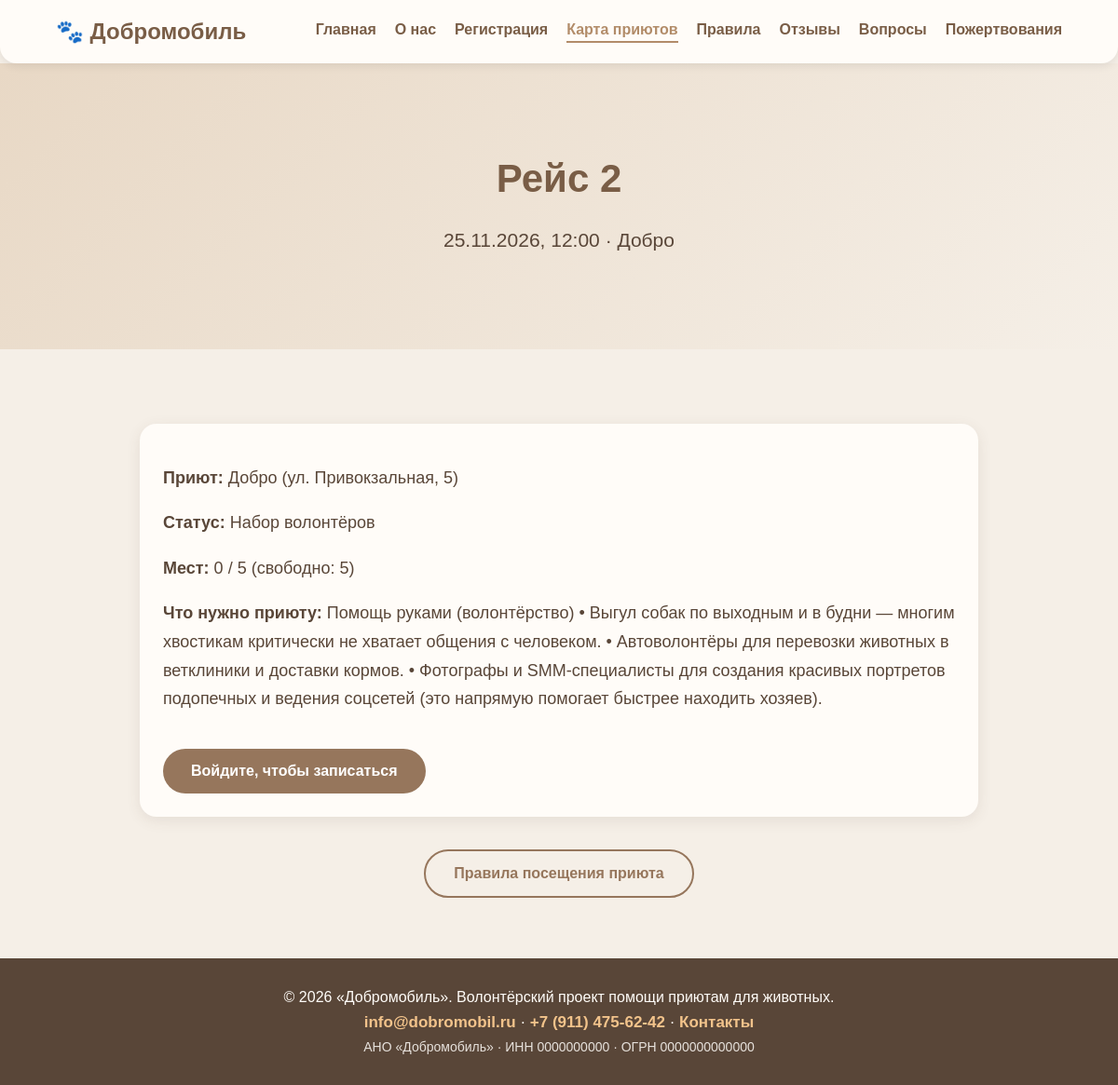
The app's page /trip/1/, older data.
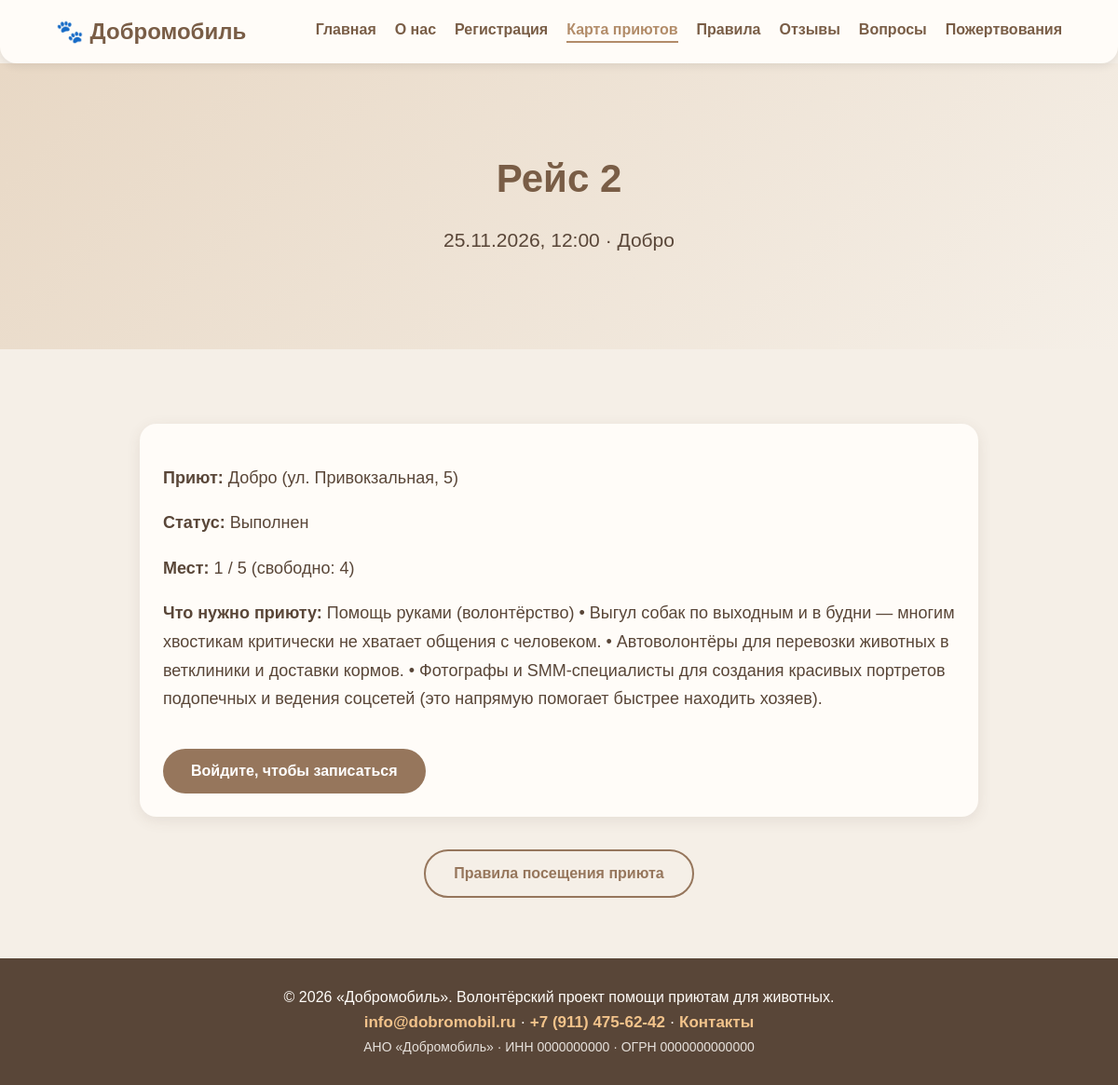
The same page, newer data.
### core/models.py (models this page shows, shortened)
class Trip(models.Model):
    STATUS_PLANNED = 'planned'
    STATUS_OPEN = 'open'
    STATUS_FULL = 'full'
    STATUS_DONE = 'done'
    STATUS_CANCELLED = 'cancelled'
    STATUS_CHOICES = [
        (STATUS_PLANNED, 'Запланирован'),
        (STATUS_OPEN, 'Набор волонтёров'),
        (STATUS_FULL, 'Набран'),
        (STATUS_DONE, 'Выполнен'),
        (STATUS_CANCELLED, 'Отменён'),
    ]
    direction = models.ForeignKey(
        Direction, on_delete=models.CASCADE, related_name='trips', verbose_name='Направление'
    )
    shelter = models.ForeignKey(
        Shelter, on_delete=models.CASCADE, related_name='trips', verbose_name='Приют'
    )
    title = models.CharField('Название рейса', max_length=200)
    date = models.DateTimeField('Дата и время')
    seats_total = models.PositiveIntegerField('Всего мест', default=5)
    status = models.CharField('Статус', max_length=20, choices=STATUS_CHOICES, default=STATUS_OPEN)
    description = models.TextField('Описание', blank=True)
    created_at = models.DateTimeField('Создан', auto_now_add=True)
    class Meta:
        verbose_name = 'Рейс'
        verbose_name_plural = 'Рейсы'
        ordering = ['date']
    def seats_taken(self):
        return self.enrollments.count()
    def seats_left(self):
        return max(0, self.seats_total - self.seats_taken())

class Shelter(models.Model):
    direction = models.ForeignKey(
        Direction, on_delete=models.CASCADE, related_name='shelters', verbose_name='Направление'
    )
    organizer = models.ForeignKey(
        User, on_delete=models.SET_NULL, null=True, blank=True,
        related_name='shelters', verbose_name='Организатор'
    )
    name = models.CharField('Название', max_length=200)
    address = models.CharField('Адрес', max_length=300, blank=True)
    lat = models.FloatField('Широта', null=True, blank=True)
    lng = models.FloatField('Долгота', null=True, blank=True)
    description = models.TextField('Описание', blank=True)
    needs = models.TextField('Потребности', blank=True)
    contact = models.CharField('Контакт', max_length=200, blank=True)
    is_active = models.BooleanField('Активен', default=True)
    class Meta:
        verbose_name = 'Приют'
        verbose_name_plural = 'Приюты'
        ordering = ['name']

### core/views.py (the view)
# urls.py: path('trip/<int:trip_id>/', views.trip_detail, name='trip_detail'),
def trip_detail(request, trip_id):
    trip = get_object_or_404(Trip.objects.select_related('shelter'), id=trip_id)
    enrolled = request.user.is_authenticated and trip.enrollments.filter(user=request.user).exists()
    return render(request, 'core/trip_detail.html', {
        'trip': trip,
        'enrolled': enrolled,
        'can_enroll': get_role(request.user) in TRIP_ROLES,
    })

### core/context_processors.py (called while the page is built)
def site(request):
    match = getattr(request, 'resolver_match', None)
    name = match.url_name if match else ''
    return {
        'nav_tabs': NAV_TABS,
        'active_tab_name': ACTIVE_ALIASES.get(name, name),
        'org': settings.ORGANIZATION,
    }

### core/views.py (called while the page is built)
def get_role(user):
    profile = getattr(user, 'profile', None) if user.is_authenticated else None
    return profile.role if profile else None

### core/templates/core/trip_detail.html (shortened to what this page needs)
{% extends 'core/base.html' %}
{% block content %}
<section class="hero">
    <h1>{{ trip.title }}</h1>
    <p>{{ trip.date|date:"d.m.Y, H:i" }} · {{ trip.shelter.name }}</p>
</section>
<section>
    <div class="card wide-card">
        <p><strong>Приют:</strong> {{ trip.shelter.name }}{% if trip.shelter.address %} ({{ trip.shelter.address }}){% endif %}</p>
        <p><strong>Статус:</strong> {{ trip.get_status_display }}</p>
        <p><strong>Мест:</strong> {{ trip.seats_taken }} / {{ trip.seats_total }} (свободно: {{ trip.seats_left }})</p>
        {% if trip.shelter.needs %}<p><strong>Что нужно приюту:</strong> {{ trip.shelter.needs }}</p>{% endif %}
        {% if enrolled %}
            <p><span class="badge ok">Вы записаны</span></p>
            <form method="post" action="{% url 'cancel_enrollment' trip.id %}">
                {% csrf_token %}
                <input type="hidden" name="next" value="{{ request.path }}">
                <button type="submit" class="button secondary small">Отменить запись</button>
            </form>
        {% elif not user.is_authenticated %}
            <a href="/login/?next={{ request.path|urlencode }}" class="button">Войдите, чтобы записаться</a>
        {% elif not can_enroll %}
            <p class="hint">Записываться на рейсы могут волонтёры и амбассадоры.</p>
        {% elif trip.is_open %}
            <form method="post" action="{% url 'enroll' trip.id %}">
                {% csrf_token %}
                <button type="submit" class="button">Записаться на рейс</button>
            </form>
        {% else %}
            <button class="button" disabled>Запись закрыта</button>
        {% endif %}
    </div>
    <a href="/rules/" class="button secondary">Правила посещения приюта</a>
</section>
{% endblock %}

Row changes from the older to the newer data that the page shows:
changed Trip "Рейс 2": status "Набор волонтёров" → "Выполнен"; seats_taken "0" → "1"; seats_left "5" → "4"
